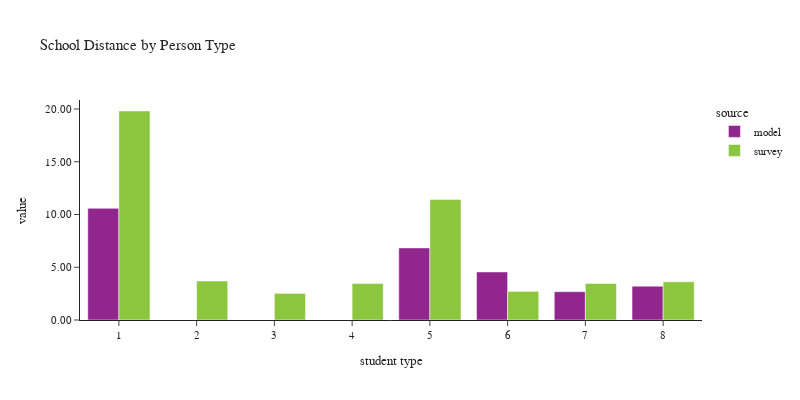

Notebook source saved alongside this figure:
### Code cell
plot_school_location(df_students, 'pptyp', 'Person Type', 'student type')

### Figure 1 — Plotly figure (JSON) as saved in the notebook; plotly's stock layout.template omitted (floating-point values rounded to 4 significant figures)
{"data": [{"alignmentgroup": "True", "customdata": [[1], [1], [1], [1], [1]], "hovertemplate": "source=model<br>pptyp=%{x}<br>value=%{y}<br>sample count=%{customdata[0]}<extra></extra>", "legendgroup": "model", "marker": {"color": "#91268F", "pattern": {"shape": ""}}, "name": "model", "offsetgroup": "model", "orientation": "v", "showlegend": true, "textposition": "auto", "type": "bar", "x": [1, 5, 6, 7, 8], "xaxis": "x", "y": [10.59, 6.835, 4.557, 2.684, 3.208], "yaxis": "y"}, {"alignmentgroup": "True", "customdata": [[1], [1], [1], [1], [1], [1], [1], [1]], "hovertemplate": "source=survey<br>pptyp=%{x}<br>value=%{y}<br>sample count=%{customdata[0]}<extra></extra>", "legendgroup": "survey", "marker": {"color": "#8CC63E", "pattern": {"shape": ""}}, "name": "survey", "offsetgroup": "survey", "orientation": "v", "showlegend": true, "textposition": "auto", "type": "bar", "x": [1, 2, 3, 4, 5, 6, 7, 8], "xaxis": "x", "y": [19.81, 3.695, 2.523, 3.454, 11.43, 2.714, 3.47, 3.626], "yaxis": "y"}], "layout": {"barmode": "group", "font": {"size": 11}, "height": 400, "legend": {"title": {"text": "source"}, "tracegroupgap": 0}, "title": {"text": "School Distance by Person Type"}, "width": 800, "xaxis": {"anchor": "y", "domain": [0.0, 1.0], "title": {"text": "student type"}}, "yaxis": {"anchor": "x", "domain": [0.0, 1.0], "tickformat": ".2f", "title": {"text": "value"}}}}
